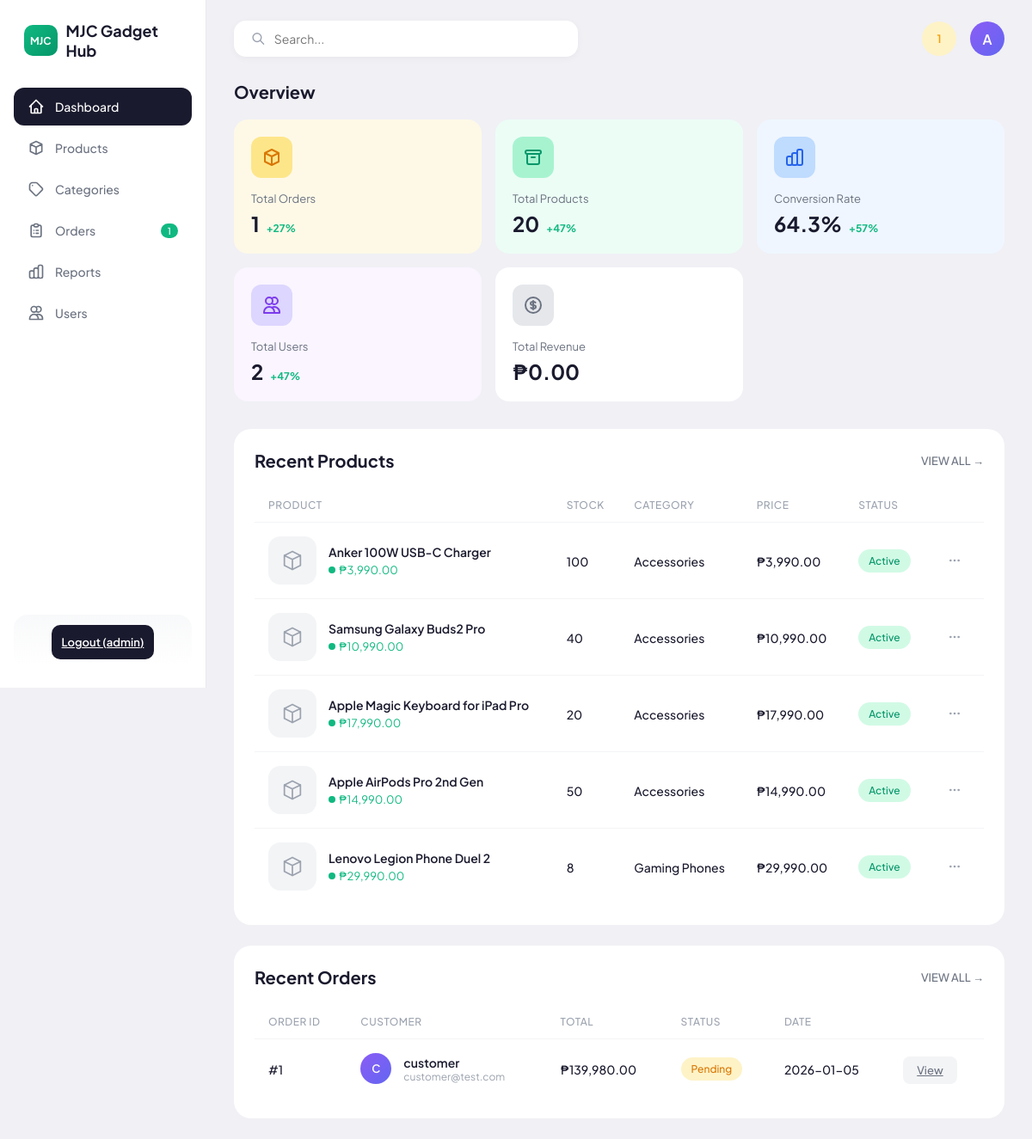
The app's page /admin/dashboard (signed in) with its own data.
### app/models.py (models this page shows, shortened)
class User(UserMixin, db.Model):
    __tablename__ = 'user'
    id = db.Column(db.Integer, primary_key=True)
    email = db.Column(db.String(120), unique=True, nullable=False, index=True)
    username = db.Column(db.String(80), unique=True, nullable=False, index=True)
    password_hash = db.Column(db.String(256), nullable=False)
    is_admin = db.Column(db.Boolean, default=False, nullable=False)
    is_active_account = db.Column(db.Boolean, default=True, nullable=False)
    created_at = db.Column(db.DateTime, default=datetime.utcnow, nullable=False)
    orders = db.relationship('Order', backref='customer', lazy='dynamic', cascade='all, delete-orphan')

class Product(db.Model):
    __tablename__ = 'product'
    id = db.Column(db.Integer, primary_key=True)
    name = db.Column(db.String(200), nullable=False, index=True)
    description = db.Column(db.Text)
    price = db.Column(db.Float, nullable=False)
    stock = db.Column(db.Integer, default=0, nullable=False)
    image = db.Column(db.String(255))
    category_id = db.Column(db.Integer, db.ForeignKey('category.id', ondelete='SET NULL'))
    is_active = db.Column(db.Boolean, default=True, nullable=False)
    created_at = db.Column(db.DateTime, default=datetime.utcnow, nullable=False)
    updated_at = db.Column(db.DateTime, default=datetime.utcnow, onupdate=datetime.utcnow, nullable=False)

class Category(db.Model):
    __tablename__ = 'category'
    id = db.Column(db.Integer, primary_key=True)
    name = db.Column(db.String(100), unique=True, nullable=False, index=True)
    description = db.Column(db.Text)
    products = db.relationship('Product', backref='category', lazy='dynamic', cascade='all, delete-orphan')

class Order(db.Model):
    __tablename__ = 'order'
    id = db.Column(db.Integer, primary_key=True)
    user_id = db.Column(db.Integer, db.ForeignKey('user.id', ondelete='CASCADE'), nullable=False, index=True)
    status = db.Column(db.String(20), default='Pending', nullable=False, index=True)
    decline_reason = db.Column(db.Text)
    payment_method = db.Column(db.String(50), nullable=False)
    payment_proof = db.Column(db.String(255))
    total_amount = db.Column(db.Float, default=0, nullable=False)
    shipping_address = db.Column(db.Text, nullable=False)
    created_at = db.Column(db.DateTime, default=datetime.utcnow, nullable=False, index=True)
    updated_at = db.Column(db.DateTime, default=datetime.utcnow, onupdate=datetime.utcnow, nullable=False)
    items = db.relationship('OrderItem', backref='order', lazy='dynamic', cascade='all, delete-orphan')

### app/routes/admin.py (the view)
@bp.route('/')
@bp.route('/dashboard')
@login_required
@admin_required
def dashboard():
    total_orders = Order.query.count()
    total_products = Product.query.count()
    total_users = User.query.filter_by(is_admin=False).count()
    total_revenue = db.session.query(db.func.sum(Order.total_amount)).filter(
        Order.status.in_(['Approved', 'Shipped', 'Delivered'])
    ).scalar() or 0
    recent_orders = Order.query.order_by(Order.created_at.desc()).limit(5).all()
    top_products = Product.query.order_by(Product.id.desc()).limit(5).all()
    pending_orders = Order.query.filter_by(status='Pending').count()
    return render_template('admin/dashboard.html',
                          total_orders=total_orders,
                          total_products=total_products,
                          total_users=total_users,
                          total_revenue=total_revenue,
                          recent_orders=recent_orders,
                          top_products=top_products,
                          pending_orders=pending_orders)

### app/models.py (called while the page is built)
@login_manager.user_loader
def load_user(id):
    return User.query.get(int(id))

### app/routes/admin.py (called while the page is built)
def admin_required(f):
    @wraps(f)
    def decorated_function(*args, **kwargs):
        if not current_user.is_authenticated or not current_user.is_admin:
            flash('Admin access required', 'error')
            return redirect(url_for('auth.login'))
        return f(*args, **kwargs)
    return decorated_function

### app/templates/admin/dashboard.html (shortened to what this page needs)
{% extends "admin/base.html" %}
{% block content %}
<div class="header">
    <div class="search-box">
        <svg xmlns="http://www.w3.org/2000/svg" fill="none" viewBox="0 0 24 24" stroke="currentColor">
            <path stroke-linecap="round" stroke-linejoin="round" stroke-width="2" d="M21 21l-6-6m2-5a7 7 0 11-14 0 7 7 0 0114 0z" />
        </svg>
        <input type="text" placeholder="Search...">
    </div>
    <div class="header-actions">
        <div class="notification-badge">{{ pending_orders }}</div>
        <div class="user-avatar">{{ current_user.username[0]|upper }}</div>
    </div>
</div>
<h2 class="section-title">Overview</h2>
<div class="stats-grid">
    <div class="stat-card highlight">
        <div class="stat-icon">
            <svg xmlns="http://www.w3.org/2000/svg" fill="none" viewBox="0 0 24 24" stroke="#d97706" style="width:24px;height:24px;">
                <path stroke-linecap="round" stroke-linejoin="round" stroke-width="2" d="M20 7l-8-4-8 4m16 0l-8 4m8-4v10l-8 4m0-10L4 7m8 4v10M4 7v10l8 4" />
            </svg>
        </div>
        <div class="stat-label">Total Orders</div>
        <div class="stat-value">{{ total_orders }}<span class="stat-change">+27%</span></div>
    </div>
    <div class="stat-card green">
        <div class="stat-icon">
            <svg xmlns="http://www.w3.org/2000/svg" fill="none" viewBox="0 0 24 24" stroke="#059669" style="width:24px;height:24px;">
                <path stroke-linecap="round" stroke-linejoin="round" stroke-width="2" d="M5 8h14M5 8a2 2 0 110-4h14a2 2 0 110 4M5 8v10a2 2 0 002 2h10a2 2 0 002-2V8m-9 4h4" />
            </svg>
        </div>
        <div class="stat-label">Total Products</div>
        <div class="stat-value">{{ total_products }}<span class="stat-change">+47%</span></div>
    </div>
    <div class="stat-card blue">
        <div class="stat-icon">
        </div>
        <div class="stat-label">Conversion Rate</div>
        <div class="stat-value">64.3%<span class="stat-change">+57%</span></div>
    </div>
    <div class="stat-card purple">
        <div class="stat-icon">
            <svg xmlns="http://www.w3.org/2000/svg" fill="none" viewBox="0 0 24 24" stroke="#7c3aed" style="width:24px;height:24px;">
                <path stroke-linecap="round" stroke-linejoin="round" stroke-width="2" d="M12 4.354a4 4 0 110 5.292M15 21H3v-1a6 6 0 0112 0v1zm0 0h6v-1a6 6 0 00-9-5.197M13 7a4 4 0 11-8 0 4 4 0 018 0z" />
            </svg>
        </div>
        <div class="stat-label">Total Users</div>
        <div class="stat-value">{{ total_users }}<span class="stat-change">+47%</span></div>
    </div>
    <div class="stat-card">
        <div class="stat-icon">
        </div>
        <div class="stat-label">Total Revenue</div>
        <div class="stat-value">₱{{ "{:,.2f}".format(total_revenue) }}</div>
    </div>
</div>
<div class="products-section">
    <div class="section-header">
        <h3 class="section-title" style="margin-bottom:0">Recent Products</h3>
        <a href="{{ url_for('admin.products') }}" class="view-all">VIEW ALL →</a>
    </div>
    <table class="product-table">
        <thead>
            <tr>
                <th>Product</th>
                <th>Stock</th>
                <th>Category</th>
                <th>Price</th>
                <th>Status</th>
                <th></th>
            </tr>
        </thead>
        <tbody>
            {% for product in top_products %}
            <tr>
                <td>
                    <div class="product-info">
                        {% if product.image %}
                        <img src="{{ url_for('static', filename='uploads/' + product.image) }}" alt="{{ product.name }}" class="product-image">
                        {% else %}
                        <div class="product-image product-placeholder">
                            <svg xmlns="http://www.w3.org/2000/svg" fill="none" viewBox="0 0 24 24" stroke="currentColor">
                                <path stroke-linecap="round" stroke-linejoin="round" stroke-width="1.5" d="M20 7l-8-4-8 4m16 0l-8 4m8-4v10l-8 4m0-10L4 7m8 4v10M4 7v10l8 4" />
                            </svg>
                        </div>
                        {% endif %}
                        <div>
                            <div class="product-name">{{ product.name }}</div>
                            <div class="product-price">₱{{ "{:,.2f}".format(product.price) }}</div>
                        </div>
                    </div>
                </td>
                <td><span class="table-value">{{ product.stock }}</span></td>
                <td><span class="table-value">{{ product.category.name if product.category else 'N/A' }}</span></td>
                <td><span class="table-value">₱{{ "{:,.2f}".format(product.price) }}</span></td>
                <td>
                    {% if product.is_active %}
                    <span class="status-badge approved">Active</span>
                    {% else %}
                    <span class="status-badge declined">Inactive</span>
                    {% endif %}
                </td>
                <td>
                    <button class="more-btn">
                    </button>
                </td>
            </tr>
            {% else %}
            <tr>
                <td colspan="6" class="empty-state">
                    <p>No products yet. <a href="{{ url_for('admin.products') }}">Add one</a></p>
                </td>
            </tr>
            {% endfor %}
        </tbody>
    </table>
</div>
<div class="products-section" style="margin-top:24px">
    <div class="section-header">
        <h3 class="section-title" style="margin-bottom:0">Recent Orders</h3>
        <a href="{{ url_for('admin.orders') }}" class="view-all">VIEW ALL →</a>
    </div>
    <table class="product-table">
        <thead>
            <tr>
                <th>Order ID</th>
                <th>Customer</th>
                <th>Total</th>
                <th>Status</th>
                <th>Date</th>
                <th></th>
            </tr>
        </thead>
        <tbody>
            {% for order in recent_orders %}
            <tr>
                <td><span class="table-value">#{{ order.id }}</span></td>
                <td>
                    <div class="product-info">
                        <div class="user-avatar" style="width:36px;height:36px;font-size:13px;">{{ order.customer.username[0]|upper }}</div>
                        <div>
                            <div class="product-name">{{ order.customer.username }}</div>
                            <div style="font-size:12px;color:#9ca3af;">{{ order.customer.email }}</div>
                        </div>
                    </div>
                </td>
                <td><span class="table-value">₱{{ "{:,.2f}".format(order.total_amount) }}</span></td>
                <td>
                    <span class="status-badge {{ order.status|lower }}">{{ order.status }}</span>
                </td>
                <td><span class="table-value">{{ order.created_at.strftime('%Y-%m-%d') }}</span></td>
                <td>
                    <a href="{{ url_for('admin.order_detail', id=order.id) }}" class="action-btn secondary">View</a>
                </td>
            </tr>
            {% else %}
            <tr>
                <td colspan="6" class="empty-state">
                    <p>No orders yet</p>
                </td>
            </tr>
            {% endfor %}
        </tbody>
    </table>
</div>
{% endblock %}

### app/templates/admin/base.html (shortened to what this page needs)
<!DOCTYPE html>
<html lang="en">
<head>
    <link rel="stylesheet" href="{{ url_for('static', filename='css/admin.css') }}">
</head>
<body>
    <div class="admin-container">
        <aside class="sidebar">
            <div class="logo">
                <div class="logo-icon">MJC</div>
                <span class="logo-text">MJC Gadget Hub</span>
            </div>
            <ul class="nav-menu">
                <li class="nav-item">
                    <a href="{{ url_for('admin.dashboard') }}" class="nav-link {% if request.endpoint == 'admin.dashboard' %}active{% endif %}">
                        <span>Dashboard</span>
                    </a>
                </li>
                <li class="nav-item">
                    <a href="{{ url_for('admin.products') }}" class="nav-link {% if 'products' in request.endpoint %}active{% endif %}">
                        <svg xmlns="http://www.w3.org/2000/svg" fill="none" viewBox="0 0 24 24" stroke="currentColor">
                            <path stroke-linecap="round" stroke-linejoin="round" stroke-width="2" d="M20 7l-8-4-8 4m16 0l-8 4m8-4v10l-8 4m0-10L4 7m8 4v10M4 7v10l8 4" />
                        </svg>
                        <span>Products</span>
                    </a>
                </li>
                <li class="nav-item">
                    <a href="{{ url_for('admin.categories') }}" class="nav-link {% if 'categories' in request.endpoint %}active{% endif %}">
                        <svg xmlns="http://www.w3.org/2000/svg" fill="none" viewBox="0 0 24 24" stroke="currentColor">
                            <path stroke-linecap="round" stroke-linejoin="round" stroke-width="2" d="M7 7h.01M7 3h5c.512 0 1.024.195 1.414.586l7 7a2 2 0 010 2.828l-7 7a2 2 0 01-2.828 0l-7-7A1.994 1.994 0 013 12V7a4 4 0 014-4z" />
                        </svg>
                        <span>Categories</span>
                    </a>
                </li>
                <li class="nav-item">
                    <a href="{{ url_for('admin.orders') }}" class="nav-link {% if 'order' in request.endpoint %}active{% endif %}">
                        <span>Orders</span>
                        {% if pending_orders is defined and pending_orders > 0 %}
                        <span class="nav-badge">{{ pending_orders }}</span>
                        {% endif %}
                    </a>
                </li>
                <li class="nav-item">
                    <a href="{{ url_for('admin.reports') }}" class="nav-link {% if 'reports' in request.endpoint %}active{% endif %}">
                        <span>Reports</span>
                    </a>
                </li>
                <li class="nav-item">
                    <a href="{{ url_for('admin.users') }}" class="nav-link {% if 'users' in request.endpoint %}active{% endif %}">
                        <svg xmlns="http://www.w3.org/2000/svg" fill="none" viewBox="0 0 24 24" stroke="currentColor">
                            <path stroke-linecap="round" stroke-linejoin="round" stroke-width="2" d="M12 4.354a4 4 0 110 5.292M15 21H3v-1a6 6 0 0112 0v1zm0 0h6v-1a6 6 0 00-9-5.197M13 7a4 4 0 11-8 0 4 4 0 018 0z" />
                        </svg>
                        <span>Users</span>
                    </a>
                </li>
            </ul>
            <div class="upgrade-card">
                <a href="{{ url_for('auth.logout') }}" class="upgrade-btn">Logout ({{ current_user.username }})</a>
            </div>
        </aside>
        <main class="main-content">
            <div class="content-area">
                {% block content %}{% endblock %}
            </div>
        </main>
    </div>
</body>
</html>

### records on screen
User: username "admin", username "A"
Product: name "Anker 100W USB-C Charger", price "3,990.00", stock "100", category "Accessories", is_active "Active"
Product: name "Samsung Galaxy Buds2 Pro", price "10,990.00", stock "40", category "Accessories", is_active "Active"
Product: name "Apple Magic Keyboard for iPad Pro", price "17,990.00", stock "20", category "Accessories", is_active "Active"
Product: name "Apple AirPods Pro 2nd Gen", price "14,990.00", stock "50", category "Accessories", is_active "Active"
Product: name "Lenovo Legion Phone Duel 2", price "29,990.00", stock "8", category "Gaming Phones", is_active "Active"
Order: id "1", customer "C", customer.username "customer", customer.email "customer@test.com", total_amount "139,980.00", status "Pending", created_at "2026-01-05"

### other values on screen
{{ pending_orders }} "1"
{{ total_orders }} "1"
{{ total_products }} "20"
{{ total_users }} "2"
{{ "{:,.2f}".format(total_revenue) }} "0.00"
